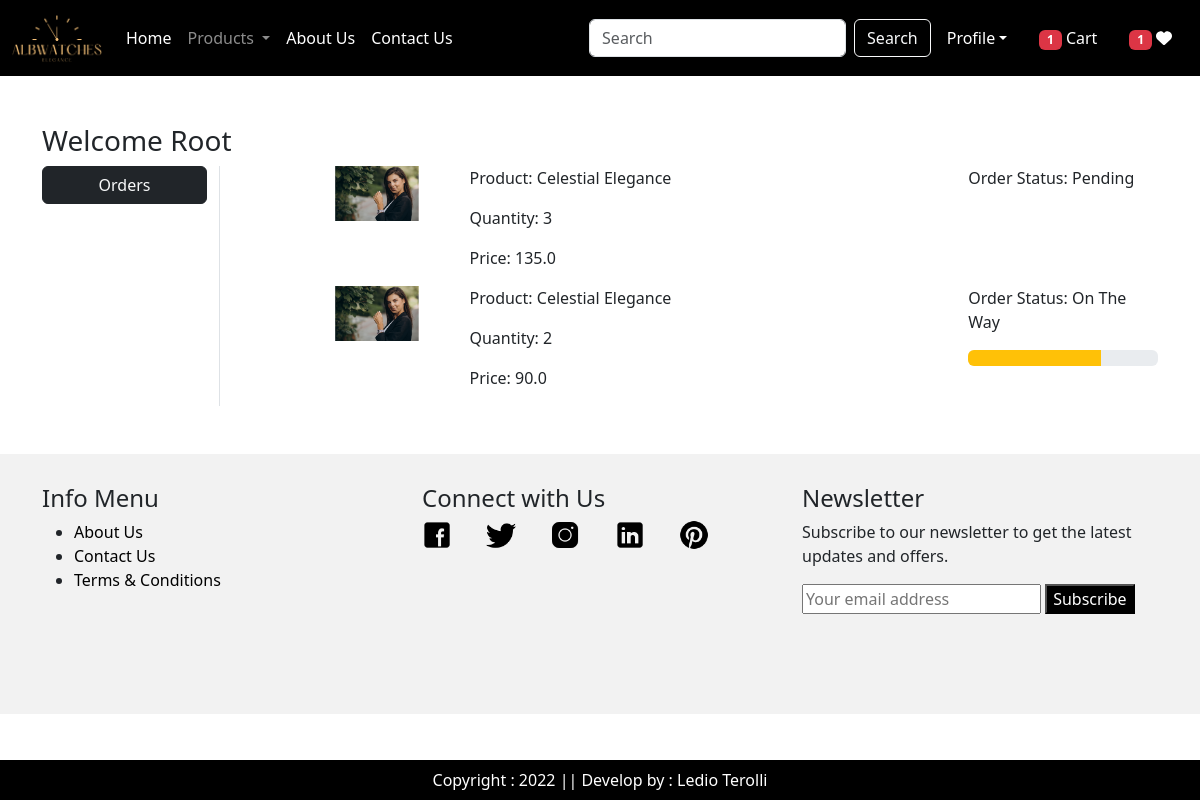
Screenshot of /orders/ (signed in) with the database file from the repository.
### app/models.py (models this page shows, shortened)
class OrderPlaced(models.Model):
    user = models.ForeignKey(User,on_delete=models.CASCADE)
    customer = models.ForeignKey(Customer,on_delete=models.CASCADE)
    product = models.ForeignKey(Product,on_delete=models.CASCADE)
    quantity = models.PositiveIntegerField(default=1)
    ordered_date = models.DateTimeField(auto_now_add=True)
    status = models.CharField(max_length=50, choices=STATUS_CHOICES, default='Pending')
    payment = models.ForeignKey(Payment, on_delete=models.CASCADE,default="")
    @property
    def total_cost(self):
        return self.quantity * self.product.discounted_price

class Product(models.Model):
    title = models.CharField(max_length=100)
    selling_price = models.FloatField()
    discounted_price = models.FloatField()
    description = models.TextField()
    category = models.CharField(choices=CATEGORY_CHOICES, max_length=2)
    product_image = models.ImageField(upload_to='product')

### app/views.py (the view)
# urls.py: path('orders/', views.orders, name='orders'),
@login_required
def orders (request):
    totalitem = 0
    wishitem = 0
    if request.user.is_authenticated:
        totalitem = len(Cart.objects.filter(user=request.user))
        wishitem = len(Wishlist.objects.filter(user=request.user))
    order_placed=OrderPlaced.objects.filter(user=request.user)
    return render(request, 'app/orders.html', locals())

### app/templates/app/orders.html (shortened to what this page needs)
{% extends "app/base.html" %}
{% load static %}
{% block main-content %}
<div class="container my-5" >
 <div class="row">
 <h3>Welcome <span class="text-capitalize">{{request.user}}</span></h3>
  <div class="col-sm-2 border-end">
    <ul class="list-unstyled">
     <li class="d-grid"><a href="{% url 'orders' %}" class="btn btn-dark text-light">Orders</a></li>
    </ul>
 </div>
    <div class="col-sm-9 offset-sm-1">
        {% for op in order_placed %}
        <div class="row">
            <div class="col-sm-2">
                <img src="{{op.product.product_image.url}}" class="img-fluid" height="100" width="100"/>
            </div>
            <div class="col-sm-7">
                <p>Product: {{op.product.title}}</p>
                <p>Quantity: {{op.quantity}}</p>
                <p>Price: {{op.total_cost}}</p>
            </div>
            <div class="col-sm-3">
                <p>Order Status: {{op.status}}</p>
                {% if op.status == 'On The Way' %}
                <div class="progress">
                    <div class="progress-bar bg-warning" role="progressbar" style="width: 70%" aria-valuenow="70" aria-valuemin="0" aria-valuemax="100"></div>
                </div>
                {% endif %}
            </div>
        </div>
        {% endfor %}
    </div>
 </div>
</div>
{% endblock main-content%}

### rows the page displays
OrderPlaced: product.product_image (picture), product "Celestial Elegance", quantity "3", total_cost "135.0", status "Pending"
OrderPlaced: product.product_image (picture), product "Celestial Elegance", quantity "2", total_cost "90.0", status "On The Way"

### other values shown
{{ totalitem }} "1"
{{ wishitem }} "1"
{{ request.user }} "Root"
